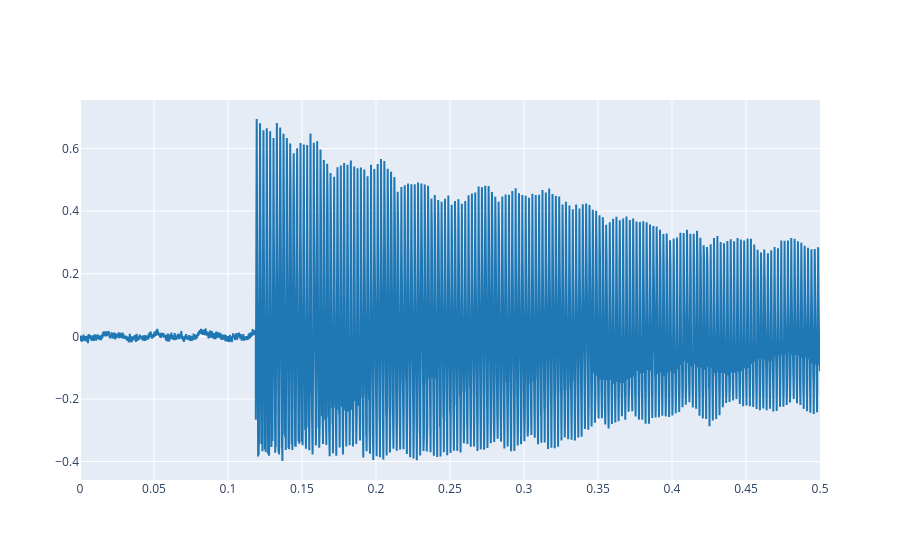

Notebook code for this chart:
### Markdown cell above
First upload your reference signal and plot the first seconds of it.

### Code cell
!git clone https://github.com/guillemmarti06/sis1_group103.git 
filepath = "./sis1_group103/audio_la.wav"
ref, fs = load_audio(filepath)
plot_signals([ref], fs, t_start=0.0, t_end=0.5, name=["reference (first 0.5 s)"])

### Figure 1 — Plotly figure (JSON) as saved in the notebook; plotly's stock layout.template omitted (floating-point values rounded to 4 significant figures; data arrays with more than 128 entries replaced by an {"elided": "..."} marker saying what was removed)
{"data": [{"line": {"color": "#1f77b4", "shape": "linear"}, "mode": "lines", "name": "reference (first 0.5 s)", "type": "scatter", "x": {"elided": "22050 float values"}, "y": {"elided": "22050 float values"}}], "layout": {}}
